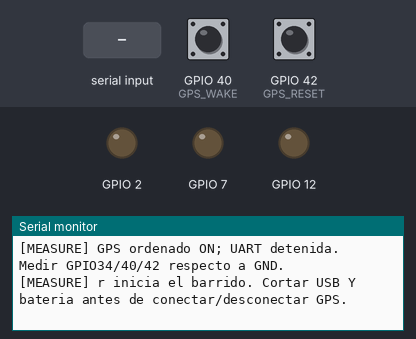
Bench run of a sketch on a simulated ESP32. Parts: output pins drawn as LEDs (lit = HIGH), the last lines printed to the serial monitor. The inputs (shaded band) are chosen by the test bench; at power-on: GPIO 40 (GPS_WAKE) HIGH, GPIO 42 (GPS_RESET) HIGH. Pins used as bus, display or sensor lines are not drawn.

Above: at 4.7 s.
4.8 s: "?\n" received over Serial
At 5.9 s:
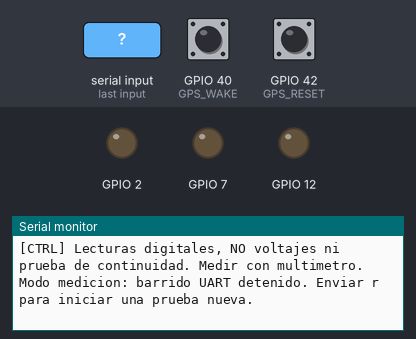
6.3 s: "r90\n" received over Serial
At 9.9 s:
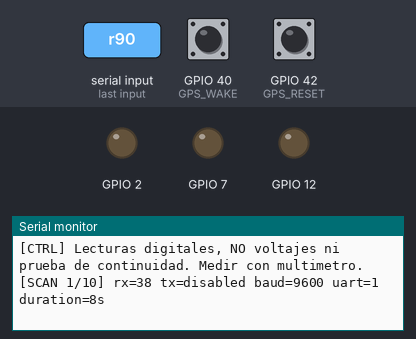
10.8 s: "m90\n" received over Serial
At 11.4 s:
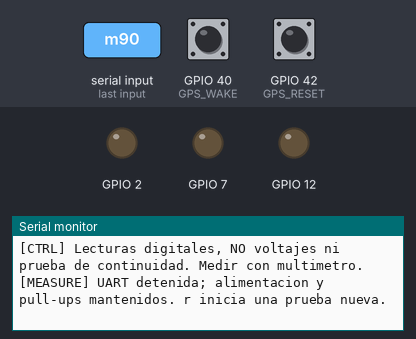

Measured:
- after the input at 4.8 s, the serial monitor: prints a new line at once (image 1)
- after the input at 6.3 s, the serial monitor: prints a new line at once (image 2)
- after the input at 10.8 s, the serial monitor: prints a new line at once (image 3)

The sketch:

gps_v4_l76k.ino
```cpp
#include <Arduino.h>
#include <HardwareSerial.h>
#include "gps_diagnostic_core.h"

#if !defined(CONFIG_IDF_TARGET_ESP32S3)
#error "Diagnostico exclusivo para ESP32-S3 Heltec WiFi LoRa 32 V4.3/4.3.1."
#endif
#if !defined(ARDUINO_HELTEC_WIFI_LORA_32_V4) && !defined(HELTEC_WIFI_LORA_32_V4)
#error "Selecciona WiFi LoRa 32 (V4) del core Heltec; no V3, V4-R8 ni ESP32 generico."
#endif

// Bare V4.3 / V4.3.1, NOT V3, V4-R8 or a TFT expansion-board profile.
constexpr int GPS_POWER = 34;  // Active LOW.
constexpr int GPS_RESET = 42;  // Active LOW; weak pull-up when released.
constexpr int GPS_WAKE = 40;   // LOW = standby; weak pull-up to request awake.
constexpr int RADIO_RESET = 12, FEM_POWER = 7, FEM_ENABLE = 2;
constexpr int RX_PINS[] = {38, 39};
constexpr uint32_t BAUDS[] = {9600, 19200, 38400, 57600, 115200};
constexpr unsigned RATE_COUNT = sizeof(BAUDS) / sizeof(BAUDS[0]);
constexpr unsigned MODE_COUNT = 2 * RATE_COUNT;
constexpr uint32_t MODE_MS = 8000;

HardwareSerial gpsUart(1);
GpsDiagnosticCounters counters;
struct ModeResult { bool driver = false; uint32_t bytes = 0, nmea = 0, rejected = 0; };
ModeResult results[MODE_COUNT];
unsigned mode = 0;
uint32_t modeStarted = 0, lastPrint = 0;
bool monitoring = false, finished = false, uartStarted = false, measurementOnly = true;
uint32_t lastControlPrint = 0;

void outputLevel(int pin, int level) {
  pinMode(pin, OUTPUT);
  // Heltec core 3.x ignores digitalWrite until the pin is registered as GPIO.
  digitalWrite(pin, level);
}
void releaseControl(int pin, bool pullup = true) {
  // Input only: never force a push-pull HIGH against an unknown external load.
  pinMode(pin, pullup ? INPUT_PULLUP : INPUT);
}
void keepRadioOff() {
  outputLevel(RADIO_RESET, LOW);
  outputLevel(FEM_ENABLE, LOW);
  outputLevel(FEM_POWER, LOW);
}
int selectedRx() { return RX_PINS[mode / RATE_COUNT]; }
uint32_t selectedBaud() { return BAUDS[mode % RATE_COUNT]; }

void printControls() {
  Serial.printf("[CTRL r2] mode=INPUT_PULLUP power34=%d wake40=%d reset42=%d test=%s\n",
    digitalRead(GPS_POWER), digitalRead(GPS_WAKE), digitalRead(GPS_RESET),
    measurementOnly ? "measurement" : (finished ? "finished" : "uart"));
  Serial.println("[CTRL] Lecturas digitales, NO voltajes ni prueba de continuidad. Medir con multimetro.");
  lastControlPrint = millis();
}

void printCounters(const char *label) {
  Serial.printf("[%s] rx=%d baud=%lu bytes=%lu ascii=%lu starts=%lu nmea_ok=%lu bad=%lu overflow=%lu rmc=%lu gga=%lu\n",
    label, selectedRx(), (unsigned long)selectedBaud(), (unsigned long)counters.bytes,
    (unsigned long)counters.printable, (unsigned long)counters.starts, (unsigned long)counters.nmeaOk,
    (unsigned long)counters.rejected, (unsigned long)counters.overflows,
    (unsigned long)counters.rmc, (unsigned long)counters.gga);
}
void remember() {
  results[mode].bytes = counters.bytes;
  results[mode].nmea = counters.nmeaOk;
  results[mode].rejected = counters.rejected;
}
void summary() {
  Serial.println("----- RESUMEN GPS-DIAG r2 -----");
  if (measurementOnly) {
    printControls();
    Serial.println("Modo medicion: barrido UART detenido. Enviar r para iniciar una prueba nueva.");
    return;
  }
  for (unsigned i = 0; i <= mode && i < MODE_COUNT; ++i) {
    Serial.printf("[RESULT] rx=%d baud=%lu uart=%d bytes=%lu nmea_ok=%lu bad=%lu\n",
      RX_PINS[i / RATE_COUNT], (unsigned long)BAUDS[i % RATE_COUNT], results[i].driver,
      (unsigned long)results[i].bytes, (unsigned long)results[i].nmea,
      (unsigned long)results[i].rejected);
  }
  Serial.println("GPIO y orden de encendido NO son una medicion de voltaje.");
  Serial.println("r: ciclo de alimentacion/reset y barrido. m: mantener para medir. ?: resumen.");
}
void beginMode() {
  if (uartStarted) gpsUart.end();
  uartStarted = false;
  // Both lines stay INPUT. No UART TX is attached, including on the alternate RX test.
  pinMode(38, INPUT);
  pinMode(39, INPUT);
  counters = GpsDiagnosticCounters{};
  gpsUart.setRxBufferSize(2048);
  gpsUart.begin(selectedBaud(), SERIAL_8N1, selectedRx(), -1);
  results[mode].driver = bool(gpsUart);
  uartStarted = results[mode].driver;
  modeStarted = lastPrint = millis();
  Serial.printf("[SCAN %u/%u] rx=%d tx=disabled baud=%lu uart=%d duration=8s\n",
    mode + 1, MODE_COUNT, selectedRx(), (unsigned long)selectedBaud(), uartStarted);
}
void restartTest(bool measureOnly = false) {
  if (uartStarted) gpsUart.end();
  uartStarted = false;
  pinMode(38, INPUT);
  pinMode(39, INPUT);
  // Do not weakly feed an unpowered receiver through its control inputs.
  releaseControl(GPS_RESET, false);
  releaseControl(GPS_WAKE, false);
  outputLevel(GPS_POWER, HIGH);
  Serial.println("[POWER] orden GPS_OFF 600ms; no verifica voltaje real.");
  delay(600);
  outputLevel(GPS_POWER, LOW);
  Serial.println("[POWER] orden GPS_ON; estabilizacion 1000ms.");
  delay(1000);
  releaseControl(GPS_WAKE);
  digitalWrite(GPS_RESET, LOW);
  pinMode(GPS_RESET, OUTPUT_OPEN_DRAIN);
  delay(250);
  releaseControl(GPS_RESET);
  Serial.println("[RESET] pulso LOW 250ms; libera con INPUT_PULLUP y espera 1200ms.");
  delay(1200);
  for (unsigned i = 0; i < MODE_COUNT; ++i) results[i] = ModeResult{};
  mode = 0;
  monitoring = finished = false;
  measurementOnly = measureOnly;
  printControls();
  if (measurementOnly) {
    Serial.println("[MEASURE] GPS ordenado ON; UART detenida. Medir GPIO34/40/42 respecto a GND.");
    Serial.println("[MEASURE] r inicia el barrido. Cortar USB Y bateria antes de conectar/desconectar GPS.");
    return;
  }
  beginMode();
}
void holdForMeasurement() {
  if (!measurementOnly && !finished) remember();
  if (uartStarted) gpsUart.end();
  uartStarted = false;
  pinMode(38, INPUT);
  pinMode(39, INPUT);
  measurementOnly = true;
  monitoring = false;
  finished = false;
  // Leave power and control configuration unchanged; no new reset/power cycle.
  printControls();
  Serial.println("[MEASURE] UART detenida; alimentacion y pull-ups mantenidos. r inicia una prueba nueva.");
}
void setup() {
  keepRadioOff();
  // No LoRa, BLE, OLED, MAX30102, Preferences or receiver configuration commands.
  Serial.begin(115200);
  const uint32_t started = millis();
  while (!Serial && uint32_t(millis() - started) < 4000) delay(10);
  delay(500);
  Serial.println("\nGPS-DIAG r2 | Heltec V4.3/4.3.1 + Quectel L76K");
  Serial.println("MeshLink esta sustituido temporalmente. Radio apagado. Sin coordenadas en logs.");
  Serial.println("Barrido RX38/RX39 solo escucha; no intercambiar cables.");
  Serial.println("r2: RESET/WAKE con pull-up interno debil; nunca salida HIGH fuerte. Arranca en modo medicion.");
  restartTest(true);
}
void loop() {
  while (Serial.available()) {
    const char command = char(Serial.read());
    if (command == 'r' || command == 'R') restartTest();
    else if (command == 'm' || command == 'M') holdForMeasurement();
    else if (command == '?') { if (!finished && !measurementOnly) remember(); summary(); }
  }
  if (uint32_t(millis() - lastControlPrint) >= 2000) printControls();
  if (measurementOnly || finished) { delay(5); return; }
  unsigned budget = 512;
  while (uartStarted && budget-- && gpsUart.available()) counters.feed(uint8_t(gpsUart.read()));
  const uint32_t now = millis();
  if (uint32_t(now - lastPrint) >= 2000) {
    lastPrint = now;
    printCounters(monitoring ? "MONITOR" : "GPS-DIAG");
  }
  if (!monitoring && uint32_t(now - modeStarted) >= MODE_MS) {
    remember();
    printCounters("END_MODE");
    if (counters.nmeaOk >= 3) {
      monitoring = true;
      Serial.println("[FOUND] NMEA con checksum valido. UART comunica; esto NO confirma posicion.");
      summary();
    } else if (mode + 1 < MODE_COUNT) {
      ++mode;
      beginMode();
    } else {
      if (uartStarted) gpsUart.end();
      uartStarted = false;
      pinMode(38, INPUT);
      pinMode(39, INPUT);
      finished = true;
      summary();
      Serial.println("[NO_NMEA] No se detecto NMEA valido en el barrido.");
      Serial.println("No demuestra dos GPS averiados: revisar alimentacion, cableado y placa.");
    }
  }
  delay(1);
}
```

gps_diagnostic_core.h
```cpp
#pragma once
#include <stddef.h>
#include <stdint.h>
#include <string.h>

// Counts UART traffic without logging coordinates or accepting unchecked NMEA.
struct GpsDiagnosticCounters {
  uint32_t bytes = 0, printable = 0, starts = 0;
  uint32_t nmeaOk = 0, rejected = 0, overflows = 0, rmc = 0, gga = 0;
  char line[160] = {};
  size_t used = 0;

  static int hex(char c) {
    if (c >= '0' && c <= '9') return c - '0';
    if (c >= 'A' && c <= 'F') return c - 'A' + 10;
    if (c >= 'a' && c <= 'f') return c - 'a' + 10;
    return -1;
  }
  void complete() {
    line[used] = 0;
    const char *star = strchr(line, '*');
    if (used < 10 || line[6] != ',' || !star || strlen(star) != 3 ||
        hex(star[1]) < 0 || hex(star[2]) < 0) { ++rejected; return; }
    for (size_t i = 1; i <= 5; ++i) {
      if (line[i] < 'A' || line[i] > 'Z') { ++rejected; return; }
    }
    unsigned sum = 0;
    for (const char *p = line + 1; p < star; ++p) sum ^= uint8_t(*p);
    if (sum != unsigned((hex(star[1]) << 4) | hex(star[2]))) { ++rejected; return; }
    ++nmeaOk;
    if (!memcmp(line + 3, "RMC", 3)) ++rmc;
    if (!memcmp(line + 3, "GGA", 3)) ++gga;
  }
  void feed(uint8_t c) {
    ++bytes;
    if (c >= 32 && c <= 126) ++printable;
    if (c == '$') { ++starts; used = 0; line[used++] = '$'; return; }
    if (!used || c == '\r') return;
    if (c == '\n') { complete(); used = 0; return; }
    if (c < 32 || c > 126) { ++rejected; used = 0; return; }
    if (used + 1 < sizeof(line)) line[used++] = char(c);
    else { ++overflows; used = 0; }
  }
};
```
